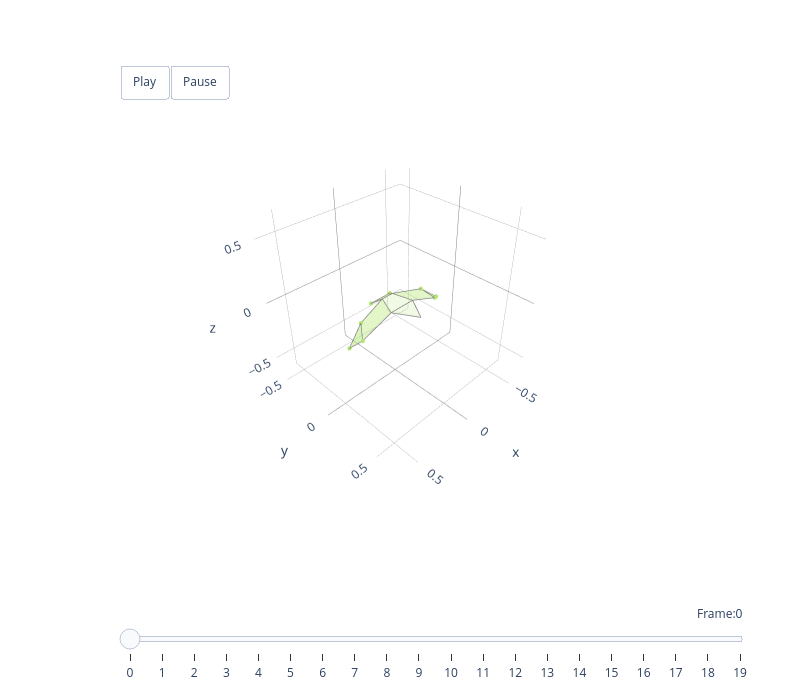

Notebook source saved alongside this figure:
### Code cell
# Animate Mode 1 (wing lifting) on the target species
colour_list = ['#B5E675', '#6ED8A9', '#51B3D4',
               '#4579AA', '#F19EBA', '#BC96C9',
               '#917AC2', '#BE607F', '#624E8B',
               '#888888', '#888888', '#888888']

component_number = [0]
reconstructed_frames = reconstruct(score_frames, pc_transformed, mu_species, component_number)
recon_bilateral = to_bilateral(reconstructed_frames)

animate_plotly(approx_bird3d, recon_bilateral, colour=colour_list[0])

### Figure 1 — Plotly figure (JSON) as saved in the notebook; plotly's stock layout.template omitted (floating-point values rounded to 4 significant figures)
{"data": [{"color": "#B5E675", "hoverinfo": "none", "opacity": 0.5, "type": "mesh3d", "x": [-0.4359, -0.3594, -0.2971], "y": [0.01089, 0.06152, -0.02306], "z": [-0.1722, -0.1225, -0.0528]}, {"hoverinfo": "name", "line": {"color": "grey", "width": 1.5}, "mode": "lines", "name": "left_handwing #B5E675", "type": "scatter3d", "x": [-0.4359, -0.3594, -0.2971, -0.4359], "y": [0.01089, 0.06152, -0.02306, 0.01089], "z": [-0.1722, -0.1225, -0.0528, -0.1722]}, {"color": "#B5E675", "hoverinfo": "none", "opacity": 0.5, "type": "mesh3d", "x": [0.4359, 0.3594, 0.2971], "y": [0.01089, 0.06152, -0.02306], "z": [-0.1722, -0.1225, -0.0528]}, {"hoverinfo": "name", "line": {"color": "grey", "width": 1.5}, "mode": "lines", "name": "right_handwing #B5E675", "type": "scatter3d", "x": [0.4359, 0.3594, 0.2971, 0.4359], "y": [0.01089, 0.06152, -0.02306, 0.01089], "z": [-0.1722, -0.1225, -0.0528, -0.1722]}, {"color": "#B5E675", "hoverinfo": "none", "opacity": 0.4, "type": "mesh3d", "x": [-0.3594, -0.2971, -0.049, -0.1056], "y": [0.06152, -0.02306, -0.07383, 0.07383], "z": [-0.1225, -0.0528, -1.429e-15, -0.01495]}, {"hoverinfo": "name", "line": {"color": "grey", "width": 1.5}, "mode": "lines", "name": "left_armwing #B5E675", "type": "scatter3d", "x": [-0.3594, -0.2971, -0.049, -0.1056, -0.3594], "y": [0.06152, -0.02306, -0.07383, 0.07383, 0.06152], "z": [-0.1225, -0.0528, -1.429e-15, -0.01495, -0.1225]}, {"color": "#B5E675", "hoverinfo": "none", "opacity": 0.4, "type": "mesh3d", "x": [0.3594, 0.2971, 0.049, 0.1056], "y": [0.06152, -0.02306, -0.07383, 0.07383], "z": [-0.1225, -0.0528, -1.429e-15, -0.01495]}, {"hoverinfo": "name", "line": {"color": "grey", "width": 1.5}, "mode": "lines", "name": "right_armwing #B5E675", "type": "scatter3d", "x": [0.3594, 0.2971, 0.049, 0.1056, 0.3594], "y": [0.06152, -0.02306, -0.07383, 0.07383, 0.06152], "z": [-0.1225, -0.0528, -1.429e-15, -0.01495, -0.1225]}, {"color": "#B5E675", "hoverinfo": "none", "opacity": 0.2, "type": "mesh3d", "x": [0.1056, -0.1056, -0.049, 0.049], "y": [0.07383, 0.07383, -0.07383, -0.07383], "z": [-0.01495, -0.01495, -1.429e-15, -1.429e-15]}, {"hoverinfo": "name", "line": {"color": "grey", "width": 1.5}, "mode": "lines", "name": "body #B5E675", "type": "scatter3d", "x": [0.1056, -0.1056, -0.049, 0.049, 0.1056], "y": [0.07383, 0.07383, -0.07383, -0.07383, 0.07383], "z": [-0.01495, -0.01495, -1.429e-15, -1.429e-15, -0.01495]}, {"color": "#B5E675", "hoverinfo": "none", "opacity": 0.2, "type": "mesh3d", "x": [0.1056, 0.0, -0.1056], "y": [0.07383, 0.254, 0.07383], "z": [-0.01495, -0.01495, -0.01495]}, {"hoverinfo": "name", "line": {"color": "grey", "width": 1.5}, "mode": "lines", "name": "head #B5E675", "type": "scatter3d", "x": [0.1056, 0.0, -0.1056, 0.1056], "y": [0.07383, 0.254, 0.07383, 0.07383], "z": [-0.01495, -0.01495, -0.01495, -0.01495]}, {"color": "#B5E675", "hoverinfo": "none", "opacity": 0.5, "type": "mesh3d", "x": [0.09271, -0.09271, -0.049, 0.049], "y": [-0.1461, -0.1461, -0.07383, -0.07383], "z": [-0.05357, -0.05357, -1.429e-15, -1.429e-15]}, {"hoverinfo": "name", "line": {"color": "grey", "width": 1.5}, "mode": "lines", "name": "tail #B5E675", "type": "scatter3d", "x": [0.09271, -0.09271, -0.049, 0.049, 0.09271], "y": [-0.1461, -0.1461, -0.07383, -0.07383, -0.1461], "z": [-0.05357, -0.05357, -1.429e-15, -1.429e-15, -0.05357]}, {"hoverinfo": "none", "marker": {"color": "#B5E675", "opacity": 1, "size": 2.5}, "mode": "markers", "type": "scatter3d", "x": [-0.4359, 0.4359, -0.3594, 0.3594, -0.2971, 0.2971, -0.09271, 0.09271], "y": [0.01089, 0.01089, 0.06152, 0.06152, -0.02306, -0.02306, -0.1461, -0.1461], "z": [-0.1722, -0.1722, -0.1225, -0.1225, -0.0528, -0.0528, -0.05357, -0.05357]}], "layout": {"height": 700, "margin": {"b": 100, "l": 50, "r": 50, "t": 100}, "scene": {"aspectmode": "cube", "aspectratio": {"x": 1, "y": 1, "z": 1}, "camera": {"eye": {"x": 1.5, "y": 1.5, "z": 1.5}, "up": {"x": 0, "y": 0, "z": 1}}, "domain": {"x": [0, 1], "y": [0.1, 1]}, "xaxis": {"backgroundcolor": "white", "dtick": 0.5, "gridcolor": "grey", "gridwidth": 0.5, "range": [-0.6572, 0.6572], "showbackground": true, "tick0": 0, "zerolinecolor": "grey"}, "yaxis": {"backgroundcolor": "white", "dtick": 0.5, "gridcolor": "grey", "gridwidth": 0.5, "range": [-0.6032, 0.7111], "showbackground": true, "tick0": 0, "zerolinecolor": "grey"}, "zaxis": {"backgroundcolor": "white", "dtick": 0.5, "gridcolor": "grey", "gridwidth": 0.5, "range": [-0.6572, 0.6572], "showbackground": true, "tick0": 0, "zerolinecolor": "grey"}}, "showlegend": false, "sliders": [{"active": 0, "currentvalue": {"font": {"size": 12}, "prefix": "Frame:", "visible": true, "xanchor": "right"}, "len": 0.9, "pad": {"b": 10, "t": 50}, "steps": [{"args": [[0], {"frame": {"duration": 300, "redraw": true}, "mode": "immediate", "transition": {"duration": 300}}], "label": "0", "method": "animate"}, {"args": [[1], {"frame": {"duration": 300, "redraw": true}, "mode": "immediate", "transition": {"duration": 300}}], "label": "1", "method": "animate"}, {"args": [[2], {"frame": {"duration": 300, "redraw": true}, "mode": "immediate", "transition": {"duration": 300}}], "label": "2", "method": "animate"}, {"args": [[3], {"frame": {"duration": 300, "redraw": true}, "mode": "immediate", "transition": {"duration": 300}}], "label": "3", "method": "animate"}, {"args": [[4], {"frame": {"duration": 300, "redraw": true}, "mode": "immediate", "transition": {"duration": 300}}], "label": "4", "method": "animate"}, {"args": [[5], {"frame": {"duration": 300, "redraw": true}, "mode": "immediate", "transition": {"duration": 300}}], "label": "5", "method": "animate"}, {"args": [[6], {"frame": {"duration": 300, "redraw": true}, "mode": "immediate", "transition": {"duration": 300}}], "label": "6", "method": "animate"}, {"args": [[7], {"frame": {"duration": 300, "redraw": true}, "mode": "immediate", "transition": {"duration": 300}}], "label": "7", "method": "animate"}, {"args": [[8], {"frame": {"duration": 300, "redraw": true}, "mode": "immediate", "transition": {"duration": 300}}], "label": "8", "method": "animate"}, {"args": [[9], {"frame": {"duration": 300, "redraw": true}, "mode": "immediate", "transition": {"duration": 300}}], "label": "9", "method": "animate"}, {"args": [[10], {"frame": {"duration": 300, "redraw": true}, "mode": "immediate", "transition": {"duration": 300}}], "label": "10", "method": "animate"}, {"args": [[11], {"frame": {"duration": 300, "redraw": true}, "mode": "immediate", "transition": {"duration": 300}}], "label": "11", "method": "animate"}, {"args": [[12], {"frame": {"duration": 300, "redraw": true}, "mode": "immediate", "transition": {"duration": 300}}], "label": "12", "method": "animate"}, {"args": [[13], {"frame": {"duration": 300, "redraw": true}, "mode": "immediate", "transition": {"duration": 300}}], "label": "13", "method": "animate"}, {"args": [[14], {"frame": {"duration": 300, "redraw": true}, "mode": "immediate", "transition": {"duration": 300}}], "label": "14", "method": "animate"}, {"args": [[15], {"frame": {"duration": 300, "redraw": true}, "mode": "immediate", "transition": {"duration": 300}}], "label": "15", "method": "animate"}, {"args": [[16], {"frame": {"duration": 300, "redraw": true}, "mode": "immediate", "transition": {"duration": 300}}], "label": "16", "method": "animate"}, {"args": [[17], {"frame": {"duration": 300, "redraw": true}, "mode": "immediate", "transition": {"duration": 300}}], "label": "17", "method": "animate"}, {"args": [[18], {"frame": {"duration": 300, "redraw": true}, "mode": "immediate", "transition": {"duration": 300}}], "label": "18", "method": "animate"}, {"args": [[19], {"frame": {"duration": 300, "redraw": true}, "mode": "immediate", "transition": {"duration": 300}}], "label": "19", "method": "animate"}], "transition": {"duration": 300, "easing": "cubic-in-out"}, "x": 0.1, "xanchor": "left", "y": 0, "yanchor": "top"}], "updatemenus": [{"buttons": [{"args": [null, {"frame": {"duration": 100, "redraw": true}, "mode": "immediate"}], "label": "Play", "method": "animate"}, {"args": [[null], {"frame": {"duration": 0, "redraw": true}, "mode": "immediate"}], "label": "Pause", "method": "animate"}], "direction": "left", "pad": {"r": 10, "t": 10}, "showactive": false, "type": "buttons", "x": 0.1, "xanchor": "left", "y": 1.1, "yanchor": "top"}], "width": 800}}
